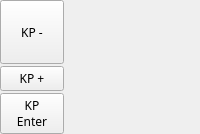
                    <widget class="QWidget" name="numpadRight_2" native="true">
                     <layout class="QVBoxLayout" name="numpadrightlayout_2">
                      <property name="spacing">
                       <number>2</number>
                      </property>
                      <property name="leftMargin">
                       <number>0</number>
                      </property>
                      <property name="topMargin">
                       <number>0</number>
                      </property>
                      <property name="rightMargin">
                       <number>0</number>
                      </property>
                      <property name="bottomMargin">
                       <number>0</number>
                      </property>
                      <item>
                       <widget class="QPushButton" name="btn_kpminus">
                        <property name="sizePolicy">
                         <sizepolicy hsizetype="Fixed" vsizetype="Fixed">
                          <horstretch>0</horstretch>
                          <verstretch>0</verstretch>
                         </sizepolicy>
                        </property>
                        <property name="minimumSize">
                         <size>
                          <width>64</width>
                          <height>64</height>
                         </size>
                        </property>
                        <property name="maximumSize">
                         <size>
                          <width>64</width>
                          <height>64</height>
                         </size>
                        </property>
                        <property name="font">
                         <font>
                          <family>TF2 Build</family>
                          <italic>false</italic>
                          <bold>false</bold>
                          <stylestrategy>PreferDefault</stylestrategy>
                         </font>
                        </property>
                        <property name="cursor">
                         <cursorShape>PointingHandCursor</cursorShape>
                        </property>
                        <property name="text">
                         <string>KP -</string>
                        </property>
                        <property name="autoRepeat">
                         <bool>false</bool>
                        </property>
                        <property name="autoDefault">
                         <bool>false</bool>
                        </property>
                        <property name="default">
                         <bool>false</bool>
                        </property>
                        <property name="flat">
                         <bool>false</bool>
                        </property>
                        <attribute name="buttonGroup">
                         <string notr="true">keybButtons</string>
                        </attribute>
                       </widget>
                      </item>
                      <item>
                       <widget class="QPushButton" name="btn_kpplus">
                        <property name="sizePolicy">
                         <sizepolicy hsizetype="Fixed" vsizetype="Fixed">
                          <horstretch>0</horstretch>
                          <verstretch>0</verstretch>
                         </sizepolicy>
                        </property>
                        <property name="maximumSize">
                         <size>
                          <width>64</width>
                          <height>130</height>
                         </size>
                        </property>
                        <property name="font">
                         <font>
                          <family>TF2 Build</family>
                          <italic>false</italic>
                          <bold>false</bold>
                          <stylestrategy>PreferDefault</stylestrategy>
                         </font>
                        </property>
                        <property name="cursor">
                         <cursorShape>PointingHandCursor</cursorShape>
                        </property>
                        <property name="text">
                         <string>KP +</string>
                        </property>
                        <property name="autoRepeat">
                         <bool>false</bool>
                        </property>
                        <property name="autoDefault">
                         <bool>false</bool>
                        </property>
                        <property name="default">
                         <bool>false</bool>
                        </property>
                        <property name="flat">
                         <bool>false</bool>
                        </property>
                        <attribute name="buttonGroup">
                         <string notr="true">keybButtons</string>
                        </attribute>
                       </widget>
                      </item>
                      <item>
                       <widget class="QPushButton" name="btn_kpenter">
                        <property name="sizePolicy">
                         <sizepolicy hsizetype="Fixed" vsizetype="Fixed">
                          <horstretch>0</horstretch>
                          <verstretch>0</verstretch>
                         </sizepolicy>
                        </property>
                        <property name="maximumSize">
                         <size>
                          <width>64</width>
                          <height>140</height>
                         </size>
                        </property>
                        <property name="font">
                         <font>
                          <family>TF2 Build</family>
                          <italic>false</italic>
                          <bold>false</bold>
                          <stylestrategy>PreferDefault</stylestrategy>
                         </font>
                        </property>
                        <property name="cursor">
                         <cursorShape>PointingHandCursor</cursorShape>
                        </property>
                        <property name="text">
                         <string>KP
Enter</string>
                        </property>
                        <property name="autoRepeat">
                         <bool>false</bool>
                        </property>
                        <attribute name="buttonGroup">
                         <string notr="true">keybButtons</string>
                        </attribute>
                       </widget>
                      </item>
                     </layout>
                    </widget>
